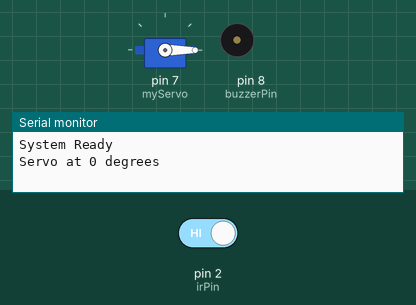
A sketch run on a simulated Arduino Uno, built with avr-gcc and run on an emulated ATmega328P. Shown: servo, buzzer (waves = sounding, pin HIGH), the last lines printed to the serial monitor. The test bench sets the inputs (shaded band); at power-on: pin 2 (irPin) HIGH.

Above: at 1.8 s.
1.9 s: pin 2 (irPin) driven LOW
At 2.4 s:
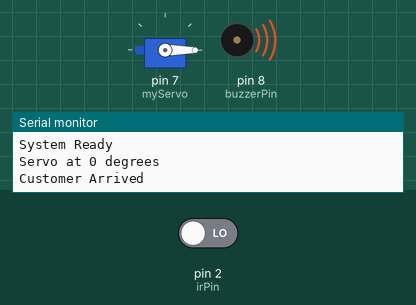
At 3.6 s:
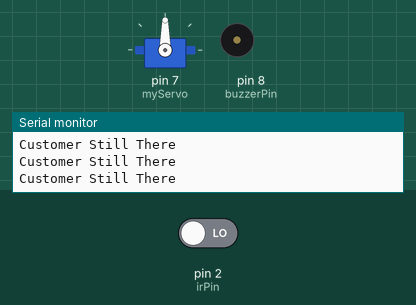
4.0 s: pin 2 (irPin) driven HIGH
At 4.8 s:
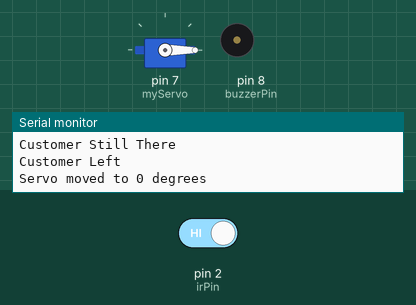
Timing chart, 0 to 7.0 s (numbered marks = the images above; inputs shaded):
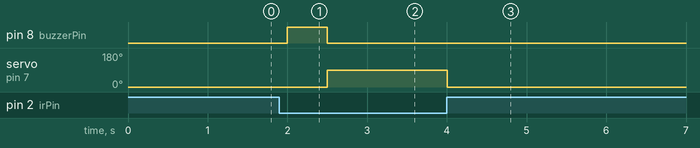

Measured:
- after the input at 1.9 s, pin 8 (buzzerPin): LOW → HIGH after 0.10 s, → LOW 0.50 s later; servo on pin 7 (myServo): 0° → 90° after 0.60 s
- after the input at 4.0 s, servo on pin 7 (myServo): 90° → 0° at once

The sketch:

Bank_project_IOT.ino
```cpp
#include <Servo.h>

const int irPin = 2;
const int buzzerPin = 8;

Servo myServo;

bool customerPresent = false;

void setup() {
  Serial.begin(9600);

  pinMode(irPin, INPUT);
  pinMode(buzzerPin, OUTPUT);

  myServo.attach(7);
  myServo.write(0);

  Serial.println("System Ready");
  Serial.println("Servo at 0 degrees");
}

void loop() {

  int sensorState = digitalRead(irPin);

  // Customer detected
  if (sensorState == LOW) {

    if (!customerPresent) {

      Serial.println("Customer Arrived");

      // Buzzer beep once
      digitalWrite(buzzerPin, HIGH);
      delay(500);
      digitalWrite(buzzerPin, LOW);

      myServo.write(90);
      Serial.println("Servo moved to 90 degrees");

      customerPresent = true;
    }

    // Keep updating while customer is present
    Serial.println("Customer Still There");
  }

  // Customer left
  else {

    if (customerPresent) {

      Serial.println("Customer Left");

      myServo.write(0);
      Serial.println("Servo moved to 0 degrees");

      customerPresent = false;
    }
  }

  delay(500);
}
```
